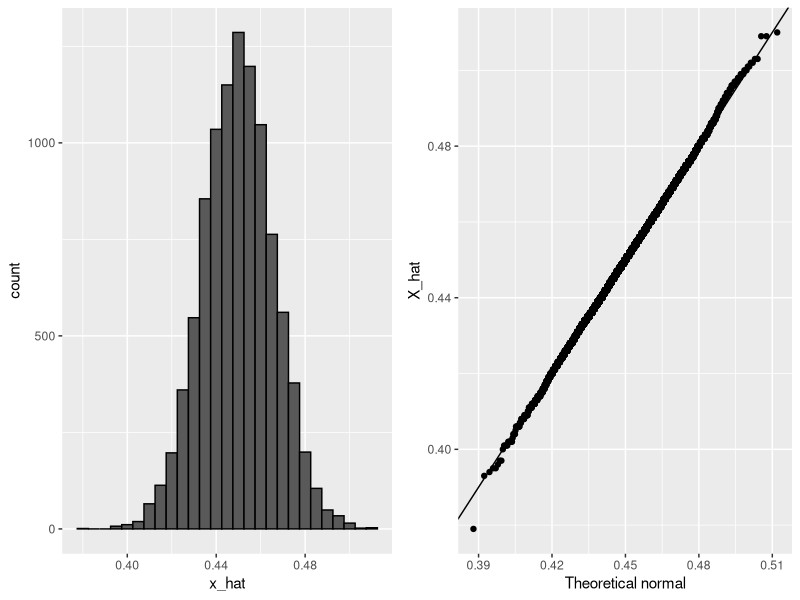
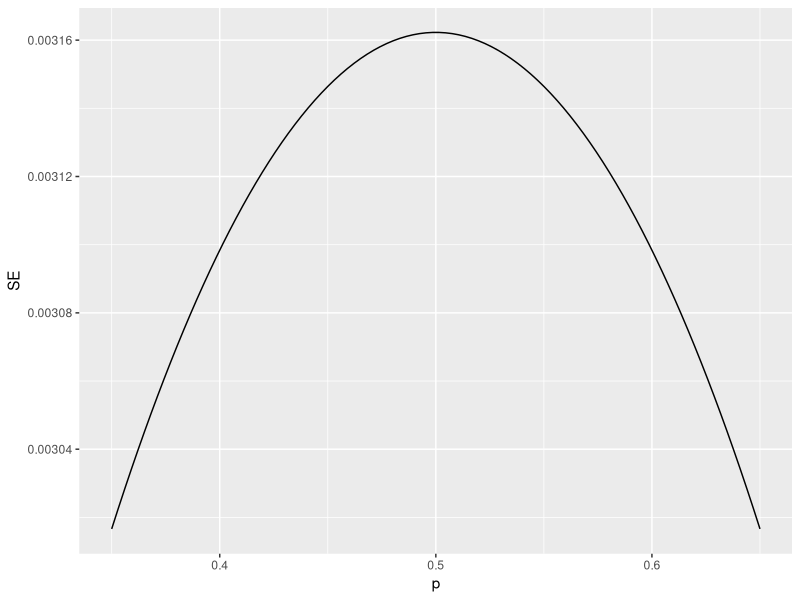

The R script that drew these images, in order:
#
# The Central Limit Theorem in Practice

# Computing the probability of X` being within .01 of p 
X_hat <- 0.48
se <- sqrt(X_hat*(1-X_hat)/25)
pnorm(0.01/se) - pnorm(-0.01/se)

# A Monte Carlo Simulation for the CLT
# Monte Carlo simulation using a set value of p
p <- 0.45    # unknown p to estimate
N <- 1000

# simulate one poll of size N and determine x_hat
x <- sample(c(0,1), size = N, replace = TRUE, prob = c(1-p, p))
x_hat <- mean(x)
x_hat


# simulate B polls of size N and determine average x_hat
B <- 10000    # number of replicates
N <- 1000    # sample size per replicate
x_hat <- replicate(B, {
  x <- sample(c(0,1), size = N, replace = TRUE, prob = c(1-p, p))
  mean(x)
})
mean(x_hat)

# Histogram and QQ-plot of Monte Carlo results
library(tidyverse)
library(gridExtra)
p1 <- data.frame(x_hat = x_hat) %>%
  ggplot(aes(x_hat)) +
  geom_histogram(binwidth = 0.005, color = "black")
p2 <- data.frame(x_hat = x_hat) %>%
  ggplot(aes(sample = x_hat)) +
  stat_qq(dparams = list(mean = mean(x_hat), sd = sd(x_hat))) +
  geom_abline() +
  ylab("X_hat") +
  xlab("Theoretical normal")
grid.arrange(p1, p2, nrow=1)

# Bias: Why Not Run a Very Large Poll?
#  Plotting margin of error in an extremely large poll over a range of values of p
N <- 100000
p <- seq(0.35, 0.65, length = 100)
SE <- sapply(p, function(x) 2*sqrt(x*(1-x)/N))
data.frame(p = p, SE = SE) %>%
  ggplot(aes(p, SE)) +
  geom_line()


































